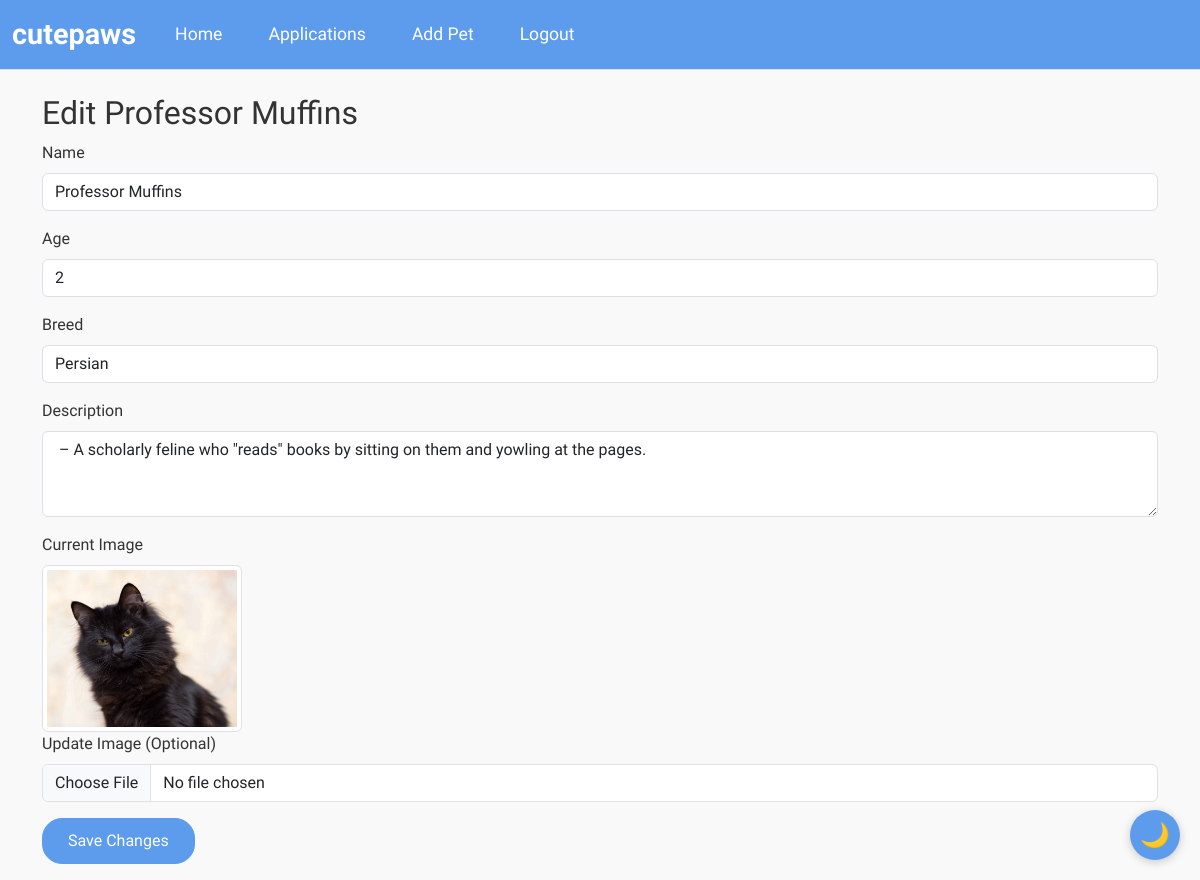
The app's page /edit_pet/24 (signed in) with its own data.
### wepsite/models.py (models this page shows)
class Pet(db.Model):
    id             = db.Column(db.Integer, primary_key=True)
    name           = db.Column(db.String(100))
    age            = db.Column(db.Integer)
    breed          = db.Column(db.String(100))
    description    = db.Column(db.Text)
    city           = db.Column(db.String(100))  # Changed from location to city
    image_filename = db.Column(db.String(200))
    is_adopted     = db.Column(db.Boolean, default=False)
    is_deleted = db.Column(db.Boolean, default=False)
    adoption_date = db.Column(db.DateTime)
    posted_by      = db.Column(db.Integer, db.ForeignKey('user.id'))
    poster = db.relationship('User', foreign_keys=[posted_by])
    created_at = db.Column(db.DateTime(timezone=True), default=lambda: datetime.now(timezone.utc))
    updated_at = db.Column(db.DateTime(timezone=True), default=lambda: datetime.now(timezone.utc), onupdate=lambda: datetime.now(timezone.utc))
    applications = db.relationship(
        'AdoptionApplication',
        backref="pet",
        lazy=True,
        cascade="all, delete-orphan"
    )

### wepsite/views.py (the view, shortened to what this page needs)
@views.route('/edit_pet/<int:pet_id>', methods=['GET', 'POST'])
@login_required
def edit_pet(pet_id):
    if not current_user.is_admin:
        abort(403)  # Only admins can edit
    pet = Pet.query.get_or_404(pet_id)
    return render_template('edit_pet.html', pet=pet)

### wepsite/templates/edit_pet.html
{% extends "base.html" %}
{% block content %}
<div class="container mt-4">
  <h2>Edit {{ pet.name }}</h2>
  <form method="POST" enctype="multipart/form-data">
    <div class="mb-3">
      <label class="form-label">Name</label>
      <input type="text" class="form-control" name="name" value="{{ pet.name }}" required>
    </div>
    <div class="mb-3">
      <label class="form-label">Age</label>
      <input type="text" class="form-control" name="age" value="{{ pet.age }}" required>
    </div>
    <div class="mb-3">
      <label class="form-label">Breed</label>
      <input type="text" class="form-control" name="breed" value="{{ pet.breed }}" required>
    </div>
    <div class="mb-3">
      <label class="form-label">Description</label>
      <textarea class="form-control" name="description" rows="3" required>{{ pet.description }}</textarea>
    </div>
    <div class="mb-3">
      <label class="form-label">Current Image</label>
      <div>
        <img src="{{ url_for('static', filename='uploads/' + pet.image_filename) }}" class="img-thumbnail" alt="{{ pet.name }}" style="max-width: 200px;">
      </div>
    <div class="mb-3">
      <label class="form-label">Update Image (Optional)</label>
      <input type="file" class="form-control" name="image">
    </div>
    <button type="submit" class="btn btn-primary">Save Changes</button>
  </form>
</div>
{% endblock %}

### wepsite/templates/base.html (style rules this page uses)
:root { --color-primary: #5d9cec; --color-primary-dark: #3a7bc8; --color-secondary: #f5a623; --color-secondary-dark: #e08c0c; --color-background: #f9f9f9; --color-surface: #ffffff; --color-text: #333333; --color-text-light: #666666; --color-success: #27ae60; --color-error: #e74c3c; --color-border: #e0e0e0; --color-primary-darkmode: #6bb9f0; --color-secondary-darkmode: #ffb347; --color-background-darkmode: #1a1a1a; --color-surface-darkmode: #2d2d2d; --color-text-darkmode: #f5f5f5; --color-text-light-darkmode: #cccccc; --color-border-darkmode: #444444; }
* { box-sizing: border-box; }
html { scroll-behavior: smooth; }
body { background-color: var(--color-background); font-family: 'Signika Negative', sans-serif; color: var(--color-text); margin: 0; padding: 0; min-height: 100vh; transition: background-color 0.3s, color 0.3s; }
.btn-primary { background-color: var(--color-primary); border-color: var(--color-primary); border-radius: 20px; padding: 10px 25px; font-weight: 500; transition: all 0.3s ease; }

### records on screen
Pet: name "Professor Muffins", age "2", breed "Persian", description "– A scholarly feline who \"reads\" books by sitting on them and yowling at the pages.", image_filename (picture)
